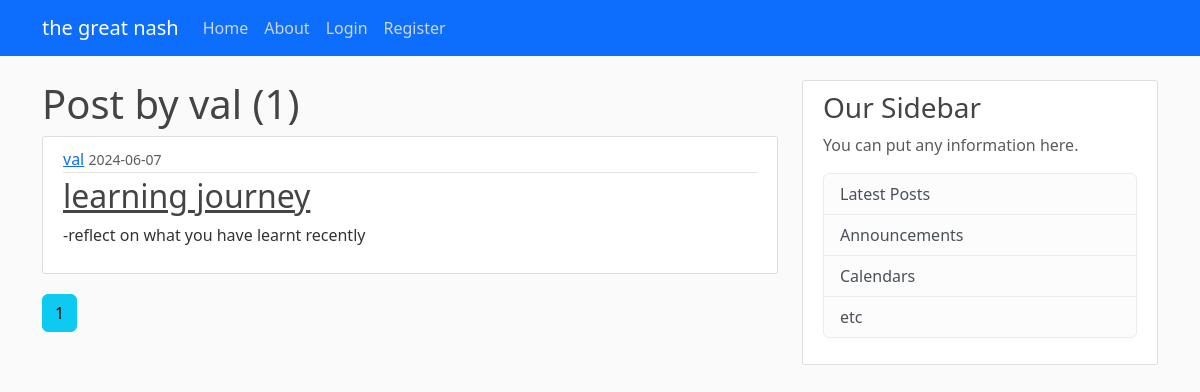
The page /user/val on the database its author committed.
### app/models.py (models this page shows, shortened)
class User(db.Model, UserMixin):
    id = db.Column(db.Integer, primary_key=True)
    username = db.Column(db.String(12), unique=True, nullable=False)
    email = db.Column(db.String(120), unique=True, nullable=False)
    image_file = db.Column(db.String(20), nullable=False, default='default.jpeg')
    password = db.Column(db.String(60), nullable=False)
    posts = db.relationship("Post", backref='author', lazy=True)

class Post(db.Model):
    id = db.Column(db.Integer, primary_key=True)
    title = db.Column(db.String(100), nullable=False)
    content = db.Column(db.Text, nullable=False)
    date_posted = db.Column(db.DateTime, nullable=False, default=datetime.utcnow)
    user_id = db.Column(db.Integer, db.ForeignKey('user.id'), nullable=False)

### app/route.py (the view)
@app.route("/user/<string:username>")
def user_posts(username):
    user= User.query.filter_by(username=username).first_or_404()
    page= request.args.get('page', 1, type=int)
    posts = Post.query.filter_by(author=user).order_by(Post.date_posted.desc()).paginate(per_page=5, page=page)
    return render_template('user_posts.html', user=user, posts=posts)

### app/templates/user_posts.html
{% extends "base.html" %}
{% block content %}
<h1>Post by {{ user.username }} ({{ posts.total }})</h1>
{% for post in posts.items %}
<article class="media content-section">
    <div class="media-body">
      <div class="article-metadata">
        <a class="mr-2" href="{{ url_for('user_posts', username=post.author.username) }}">{{ post.author.username }}</a>
        <small class="text-muted">{{ post.date_posted.strftime('%Y-%m-%d') }}</small>
      </div>
      <h2><a class="article-title" href="{{ url_for('post',post_id=post.id) }}">{{ post.title }}</a></h2>
      <p class="article-content">{{ post.content }}</p>
    </div>
  </article>
{% endfor %}
{% for page_num in posts.iter_pages() %}
{% if page_num %}
{% if posts.page == page_num %}
<a class="btn btn-info mb-4" href="{{url_for('user_posts',username=user.username, page=page_num)}}">{{ page_num }}</a>
{% else  %}
<a class="btn btn-outline-info mb-4" href="{{url_for('user_posts',username=username, page=page_num)}}">{{ page_num }}</a>
{% endif %}
{% else  %}
...
{% endif %}
{% endfor %}
{% endblock %}

### app/static/main.css (style rules this page uses)
body { background: #fafafa; color: #333333; margin-top: 5rem; }
h1, h2, h3, h4, h5, h6 { color: #444444; }
.content-section { background: #ffffff; padding: 10px 20px; border: 1px solid #dddddd; border-radius: 3px; margin-bottom: 20px; }
.article-title { color: #444444; }
.article-content { white-space: pre-line; }
.article-metadata { padding-bottom: 1px; margin-bottom: 4px; border-bottom: 1px solid #e3e3e3 }

### rows shown on the page
User: username "val"
Post: author.username "val", date_posted "2024-06-07", title "learning journey", content "-reflect on what you have learnt recently"

### other values the page prints
{{ posts.total }} "1"
{{ page_num }} "1"
